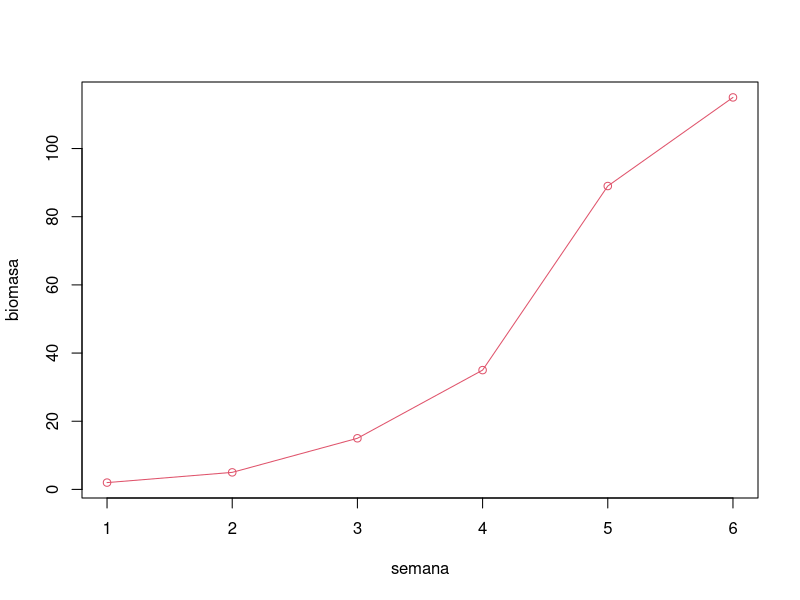
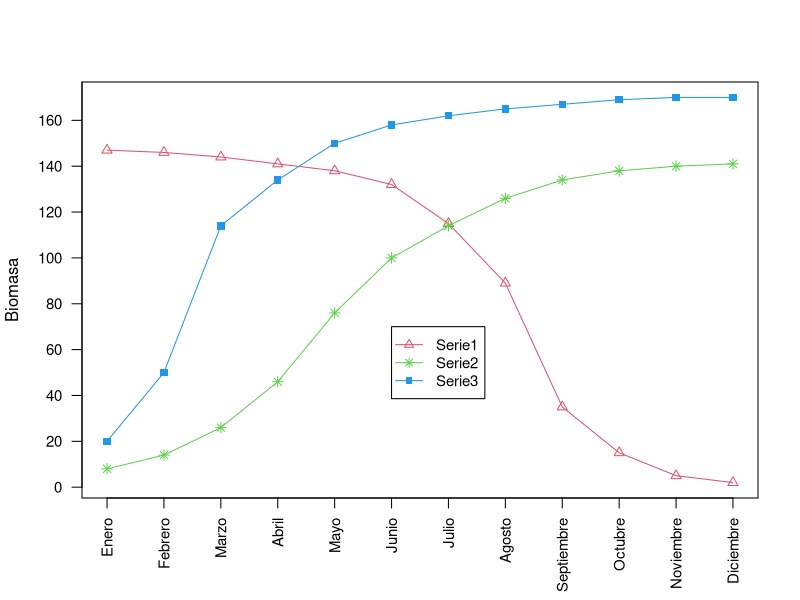

The R script that drew these images, in order:
biomasa <- c(2, 5, 15, 35, 89, 115)
plot(1:6, biomasa, type = "o", xlab = "semana", col = 2)



Mes <- c("Enero", "Febrero", "Marzo", "Abril", "Mayo", "Junio",
         "Julio", "Agosto", "Septiembre", "Octubre", "Noviembre", "Diciembre")
Serie1 <- c(147, 146, 144, 141, 138, 132, 115, 89, 35, 15, 5, 2)
Serie2 <- c(8, 14, 26, 46, 76, 100, 114, 126, 134, 138, 140, 141)
Serie3 <- c(20, 50, 114, 134, 150, 158, 162, 165, 167, 169, 170, 170)

datos <- data.frame(Mes, Serie1, Serie2, Serie3)
print(datos)

matplot(datos[, 2:4], type = "o", xlab = " ", ylab = "Biomasa",
        pch = c(2, 8, 15), col = c(2,3,4), axes = F, lty = 1)
axis(1, at = seq(1, 12), labels = datos[[1]], cex.axis = 0.9, las = 2)
axis(2, at = seq(0, 190, 20), cex.axis = 0.9, las = 1)
box()
legend(6, 70, names(datos[, 2:4]), col = c(2, 3, 4), cex = 0.9,
       pch = c(2, 8, 15), lty = 1)